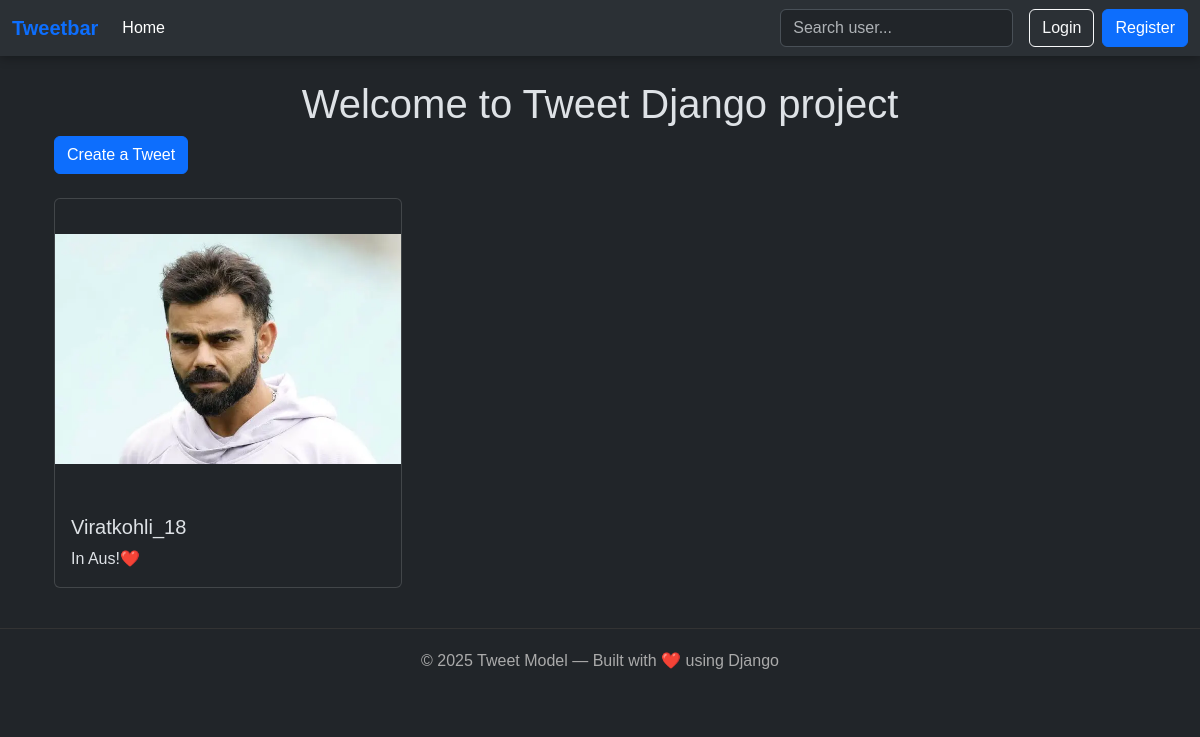
Page /tweet/ on the earlier database version.
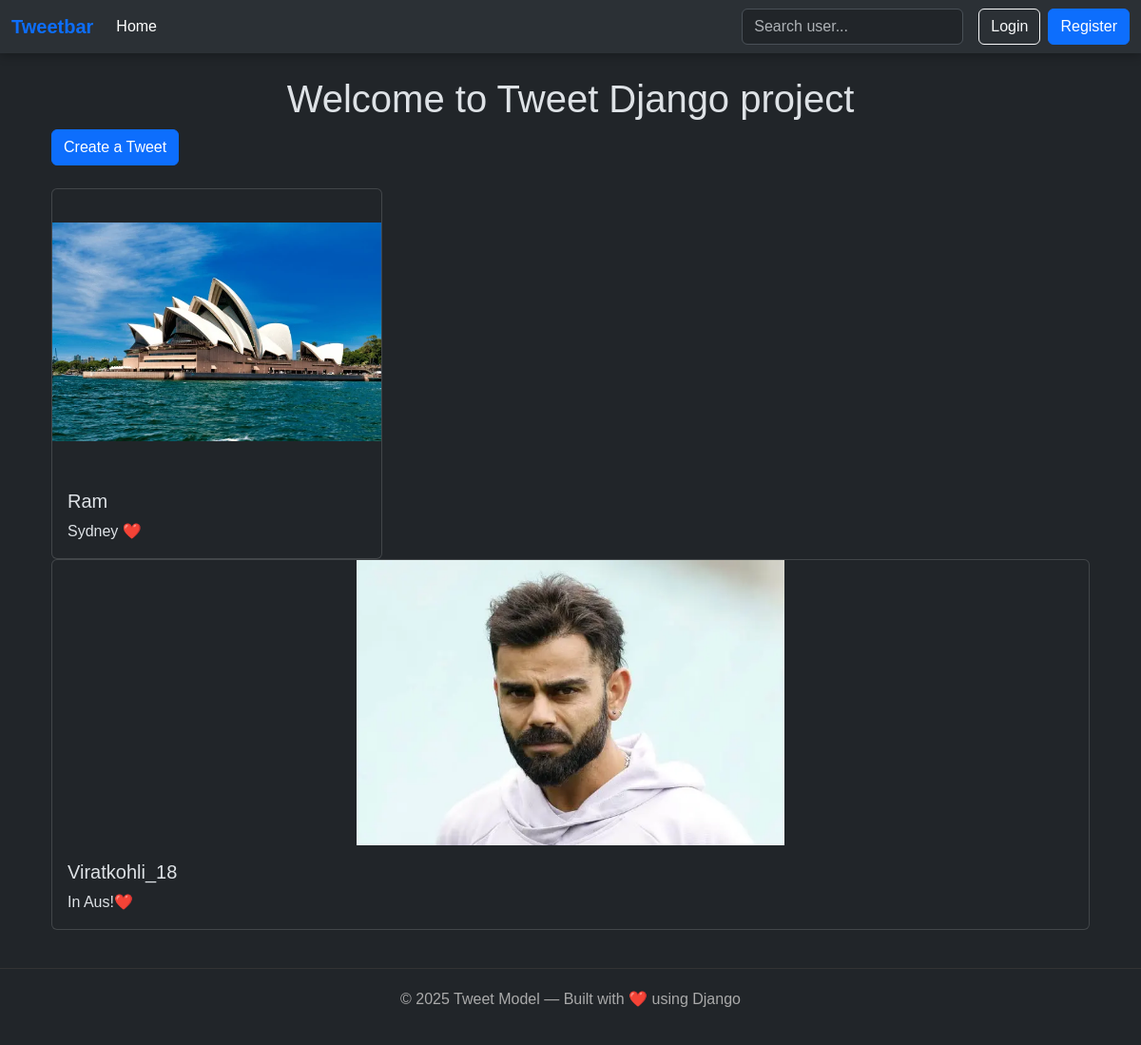
Same page on the later database version.
### tweet/models.py (models this page shows)
class Tweet(models.Model):
    user = models.ForeignKey(User, on_delete=models.CASCADE)
    text = models.TextField(max_length=240)
    photo = models.ImageField(upload_to='photos/',blank=True,null=True)
    created_at = models.DateTimeField(auto_now_add=True)
    updated_at = models.DateTimeField(auto_now=True)

### tweet/views.py (the view)
# urls.py: path('', TweetListView.as_view(), name='tweet_list'),
def tweet_list(request):
    tweets = Tweet.objects.all().order_by('-created_at')
    return render(request, 'tweet_list.html', {'tweets':tweets})

### tweet/templates/tweet_list.html (shortened to what this page needs)
{% extends "layout.html" %}
{% block content %}
<h1 class="text-center mt-4">Welcome to Tweet Django project</h1>
<div class="container">
    <a href="{% url 'tweet_create' %}" class="btn btn-primary mb-4">Create a Tweet</a>
    <div class="row row-cols-1 row-cols-md-3 g-4">
        {% for tweet in tweets %}
        <div class="col">
            <div class="card h-100">
                {% if tweet.photo %}
                    <div class="card-img-wrapper" style="height: 300px; overflow: hidden;">
                        <img src="{{ tweet.photo.url }}" class="card-img-top w-100 h-100" alt="Tweet photo" style="object-fit: contain;">
                    </div>
                {% endif %}
                <div class="card-body d-flex flex-column">
                    <h5 class="card-title">{{ tweet.user.username }}</h5>
                    <p class="card-text flex-grow-1">{{ tweet.text }}</p>
                    </div>
                </div>
            </div>
        </div>
        {% endfor %}
    </div>
</div>
{% endblock %}

Differences in the rows shown:
added Tweet: photo (picture), user.username "Ram", text "Sydney ❤️"
